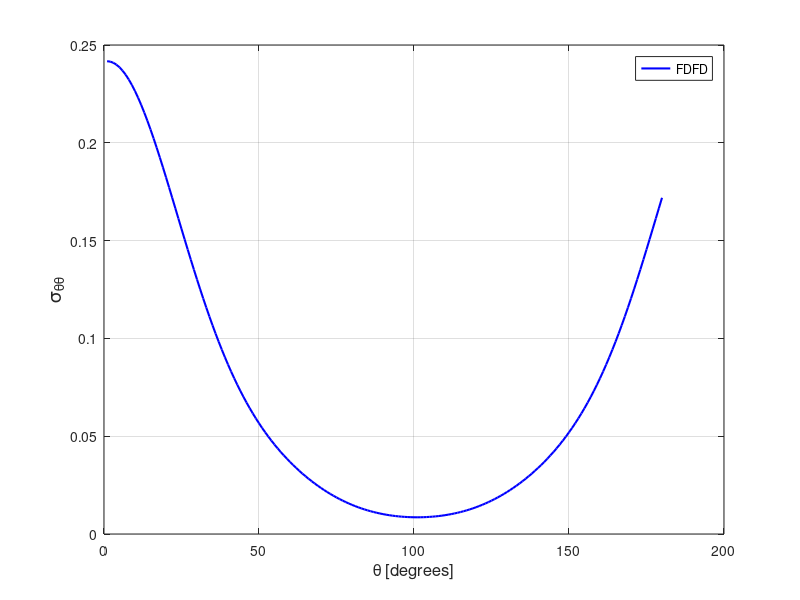

Write the MATLAB code that produced this figure.
stt = [ 
    1  0.24170899E+00
    2  0.24151234E+00
    3  0.24092497E+00
    4  0.23995003E+00
    5  0.23859257E+00
    6  0.23686261E+00
    7  0.23476969E+00
    8  0.23232669E+00
    9  0.22954650E+00
   10  0.22644769E+00
   11  0.22304696E+00
   12  0.21936429E+00
   13  0.21541956E+00
   14  0.21123478E+00
   15  0.20683208E+00
   16  0.20223616E+00
   17  0.19746742E+00
   18  0.19255161E+00
   19  0.18751393E+00
   20  0.18237434E+00
   21  0.17715858E+00
   22  0.17188786E+00
   23  0.16658516E+00
   24  0.16127022E+00
   25  0.15596275E+00
   26  0.15068254E+00
   27  0.14544405E+00
   28  0.14026694E+00
   29  0.13516340E+00
   30  0.13014746E+00
   31  0.12523046E+00
   32  0.12042303E+00
   33  0.11573242E+00
   34  0.11116860E+00
   35  0.10673512E+00
   36  0.10243770E+00
   37  0.98279364E-01
   38  0.94261542E-01
   39  0.90386428E-01
   40  0.86653471E-01
   41  0.83061509E-01
   42  0.79609163E-01
   43  0.76293983E-01
   44  0.73112339E-01
   45  0.70061147E-01
   46  0.67135990E-01
   47  0.64332895E-01
   48  0.61646871E-01
   49  0.59072997E-01
   50  0.56606997E-01
   51  0.54243259E-01
   52  0.51977389E-01
   53  0.49804404E-01
   54  0.47720503E-01
   55  0.45719281E-01
   56  0.43798812E-01
   57  0.41953847E-01
   58  0.40180992E-01
   59  0.38476657E-01
   60  0.36837813E-01
   61  0.35261419E-01
   62  0.33744909E-01
   63  0.32286000E-01
   64  0.30882599E-01
   65  0.29532757E-01
   66  0.28234629E-01
   67  0.26986867E-01
   68  0.25788235E-01
   69  0.24637453E-01
   70  0.23533579E-01
   71  0.22475738E-01
   72  0.21463204E-01
   73  0.20494929E-01
   74  0.19570367E-01
   75  0.18688887E-01
   76  0.17849799E-01
   77  0.17052535E-01
   78  0.16296456E-01
   79  0.15580480E-01
   80  0.14904569E-01
   81  0.14267646E-01
   82  0.13669197E-01
   83  0.13108259E-01
   84  0.12584171E-01
   85  0.12096071E-01
   86  0.11643235E-01
   87  0.11224733E-01
   88  0.10839654E-01
   89  0.10487289E-01
   90  0.10166786E-01
   91  0.98771788E-02
   92  0.96179591E-02
   93  0.93882363E-02
   94  0.91873296E-02
   95  0.90145096E-02
   96  0.88693677E-02
   97  0.87512499E-02
   98  0.86598843E-02
   99  0.85949730E-02
  100  0.85560111E-02
  101  0.85430956E-02
  102  0.85561676E-02
  103  0.85952478E-02
  104  0.86603072E-02
  105  0.87517034E-02
  106  0.88698724E-02
  107  0.90151215E-02
  108  0.91881081E-02
  109  0.93891108E-02
  110  0.96190423E-02
  111  0.98784920E-02
  112  0.10168111E-01
  113  0.10488784E-01
  114  0.10841314E-01
  115  0.11226446E-01
  116  0.11645154E-01
  117  0.12098077E-01
  118  0.12586324E-01
  119  0.13110576E-01
  120  0.13671694E-01
  121  0.14270294E-01
  122  0.14907135E-01
  123  0.15583195E-01
  124  0.16299119E-01
  125  0.17055169E-01
  126  0.17852619E-01
  127  0.18691769E-01
  128  0.19573152E-01
  129  0.20497669E-01
  130  0.21465935E-01
  131  0.22478435E-01
  132  0.23535999E-01
  133  0.24639742E-01
  134  0.25790285E-01
  135  0.26988637E-01
  136  0.28236222E-01
  137  0.29533952E-01
  138  0.30883642E-01
  139  0.32286670E-01
  140  0.33745319E-01
  141  0.35261586E-01
  142  0.36837351E-01
  143  0.38475871E-01
  144  0.40179897E-01
  145  0.41952450E-01
  146  0.43797314E-01
  147  0.45717560E-01
  148  0.47717627E-01
  149  0.49801823E-01
  150  0.51974926E-01
  151  0.54239955E-01
  152  0.56603443E-01
  153  0.59069678E-01
  154  0.61642747E-01
  155  0.64328790E-01
  156  0.67132235E-01
  157  0.70057712E-01
  158  0.73108539E-01
  159  0.76290347E-01
  160  0.79606213E-01
  161  0.83058424E-01
  162  0.86650610E-01
  163  0.90383671E-01
  164  0.94259501E-01
  165  0.98277524E-01
  166  0.10243657E+00
  167  0.10673428E+00
  168  0.11116751E+00
  169  0.11573360E+00
  170  0.12042382E+00
  171  0.12523170E+00
  172  0.13014975E+00
  173  0.13516624E+00
  174  0.14026977E+00
  175  0.14544834E+00
  176  0.15068601E+00
  177  0.15596701E+00
  178  0.16127463E+00
  179  0.16659068E+00
  180  0.17189403E+00
  181  0.17716399E+00
  182  0.18238045E+00
  183  0.18751979E+00
  184  0.19255833E+00
  185  0.19747286E+00
  186  0.20224185E+00
  187  0.20683882E+00
  188  0.21124068E+00
  189  0.21542558E+00
  190  0.21937017E+00
  191  0.22305292E+00
  192  0.22645374E+00
  193  0.22955211E+00
  194  0.23233074E+00
  195  0.23477395E+00
  196  0.23686565E+00
  197  0.23859537E+00
  198  0.23995173E+00
  199  0.24092621E+00
  200  0.24151319E+00
  201  0.24170896E+00
  202  0.24151230E+00
  203  0.24092498E+00
  204  0.23994999E+00
  205  0.23859259E+00
  206  0.23686272E+00
  207  0.23476964E+00
  208  0.23232669E+00
  209  0.22954658E+00
  210  0.22644763E+00
  211  0.22304693E+00
  212  0.21936432E+00
  213  0.21541961E+00
  214  0.21123476E+00
  215  0.20683198E+00
  216  0.20223616E+00
  217  0.19746737E+00
  218  0.19255155E+00
  219  0.18751383E+00
  220  0.18237412E+00
  221  0.17715858E+00
  222  0.17188781E+00
  223  0.16658516E+00
  224  0.16127020E+00
  225  0.15596275E+00
  226  0.15068254E+00
  227  0.14544408E+00
  228  0.14026694E+00
  229  0.13516337E+00
  230  0.13014747E+00
  231  0.12523043E+00
  232  0.12042306E+00
  233  0.11573239E+00
  234  0.11116862E+00
  235  0.10673509E+00
  236  0.10243771E+00
  237  0.98279342E-01
  238  0.94261542E-01
  239  0.90386458E-01
  240  0.86653441E-01
  241  0.83061501E-01
  242  0.79609148E-01
  243  0.76293990E-01
  244  0.73112294E-01
  245  0.70061147E-01
  246  0.67135990E-01
  247  0.64332880E-01
  248  0.61646834E-01
  249  0.59072990E-01
  250  0.56606960E-01
  251  0.54243278E-01
  252  0.51977366E-01
  253  0.49804430E-01
  254  0.47720522E-01
  255  0.45719258E-01
  256  0.43798789E-01
  257  0.41953817E-01
  258  0.40180944E-01
  259  0.38476657E-01
  260  0.36837794E-01
  261  0.35261430E-01
  262  0.33744894E-01
  263  0.32286011E-01
  264  0.30882619E-01
  265  0.29532779E-01
  266  0.28234590E-01
  267  0.26986875E-01
  268  0.25788272E-01
  269  0.24637450E-01
  270  0.23533611E-01
  271  0.22475719E-01
  272  0.21463159E-01
  273  0.20494936E-01
  274  0.19570356E-01
  275  0.18688831E-01
  276  0.17849779E-01
  277  0.17052546E-01
  278  0.16296463E-01
  279  0.15580487E-01
  280  0.14904549E-01
  281  0.14267645E-01
  282  0.13669180E-01
  283  0.13108274E-01
  284  0.12584161E-01
  285  0.12096069E-01
  286  0.11643248E-01
  287  0.11224738E-01
  288  0.10839642E-01
  289  0.10487306E-01
  290  0.10166780E-01
  291  0.98771760E-02
  292  0.96179582E-02
  293  0.93882354E-02
  294  0.91873333E-02
  295  0.90145208E-02
  296  0.88693658E-02
  297  0.87512322E-02
  298  0.86598787E-02
  299  0.85949777E-02
  300  0.85560139E-02
  301  0.85430890E-02
  302  0.85561723E-02
  303  0.85952487E-02
  304  0.86603053E-02
  305  0.87517044E-02
  306  0.88698715E-02
  307  0.90151159E-02
  308  0.91881035E-02
  309  0.93891118E-02
  310  0.96190432E-02
  311  0.98784957E-02
  312  0.10168114E-01
  313  0.10488782E-01
  314  0.10841318E-01
  315  0.11226448E-01
  316  0.11645162E-01
  317  0.12098080E-01
  318  0.12586326E-01
  319  0.13110579E-01
  320  0.13671686E-01
  321  0.14270305E-01
  322  0.14907133E-01
  323  0.15583203E-01
  324  0.16299117E-01
  325  0.17055171E-01
  326  0.17852623E-01
  327  0.18691758E-01
  328  0.19573156E-01
  329  0.20497667E-01
  330  0.21465940E-01
  331  0.22478439E-01
  332  0.23536000E-01
  333  0.24639754E-01
  334  0.25790306E-01
  335  0.26988648E-01
  336  0.28236229E-01
  337  0.29533951E-01
  338  0.30883662E-01
  339  0.32286681E-01
  340  0.33745330E-01
  341  0.35261646E-01
  342  0.36837421E-01
  343  0.38475916E-01
  344  0.40179987E-01
  345  0.41952509E-01
  346  0.43797322E-01
  347  0.45717571E-01
  348  0.47717698E-01
  349  0.49801908E-01
  350  0.51974956E-01
  351  0.54240003E-01
  352  0.56603502E-01
  353  0.59069652E-01
  354  0.61642818E-01
  355  0.64328961E-01
  356  0.67132257E-01
  357  0.70057735E-01
  358  0.73108621E-01
  359  0.76290451E-01
  360  0.79606257E-01
 ]; 
plot(stt(1:180,1),stt(1:180,2),'b-','linewidth',1.5 ); 
grid on 
legend('FDFD');
xlabel('\theta [degrees]','FontSize',12);
ylabel('\sigma_{\theta\theta}','FontSize',14);
